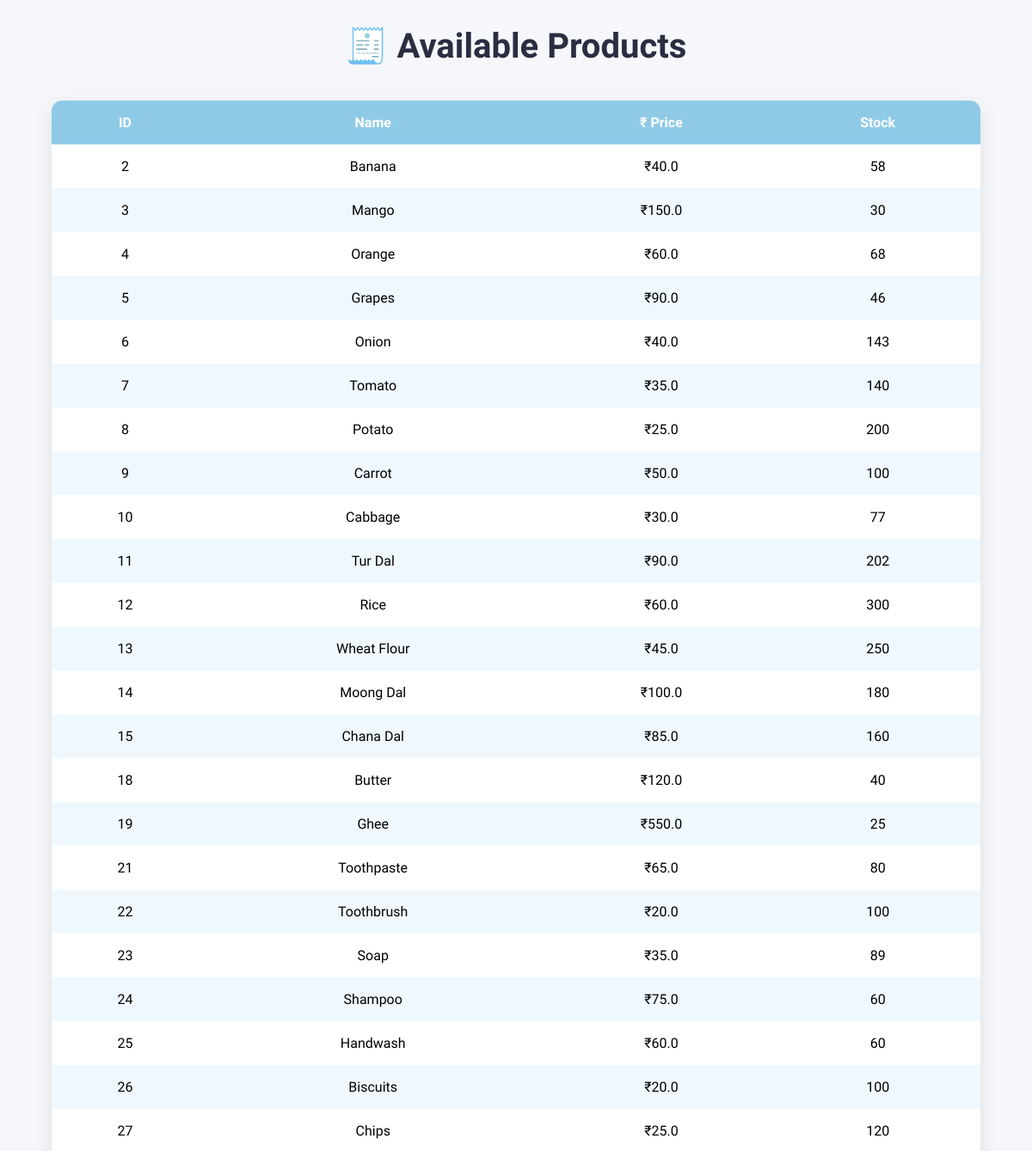
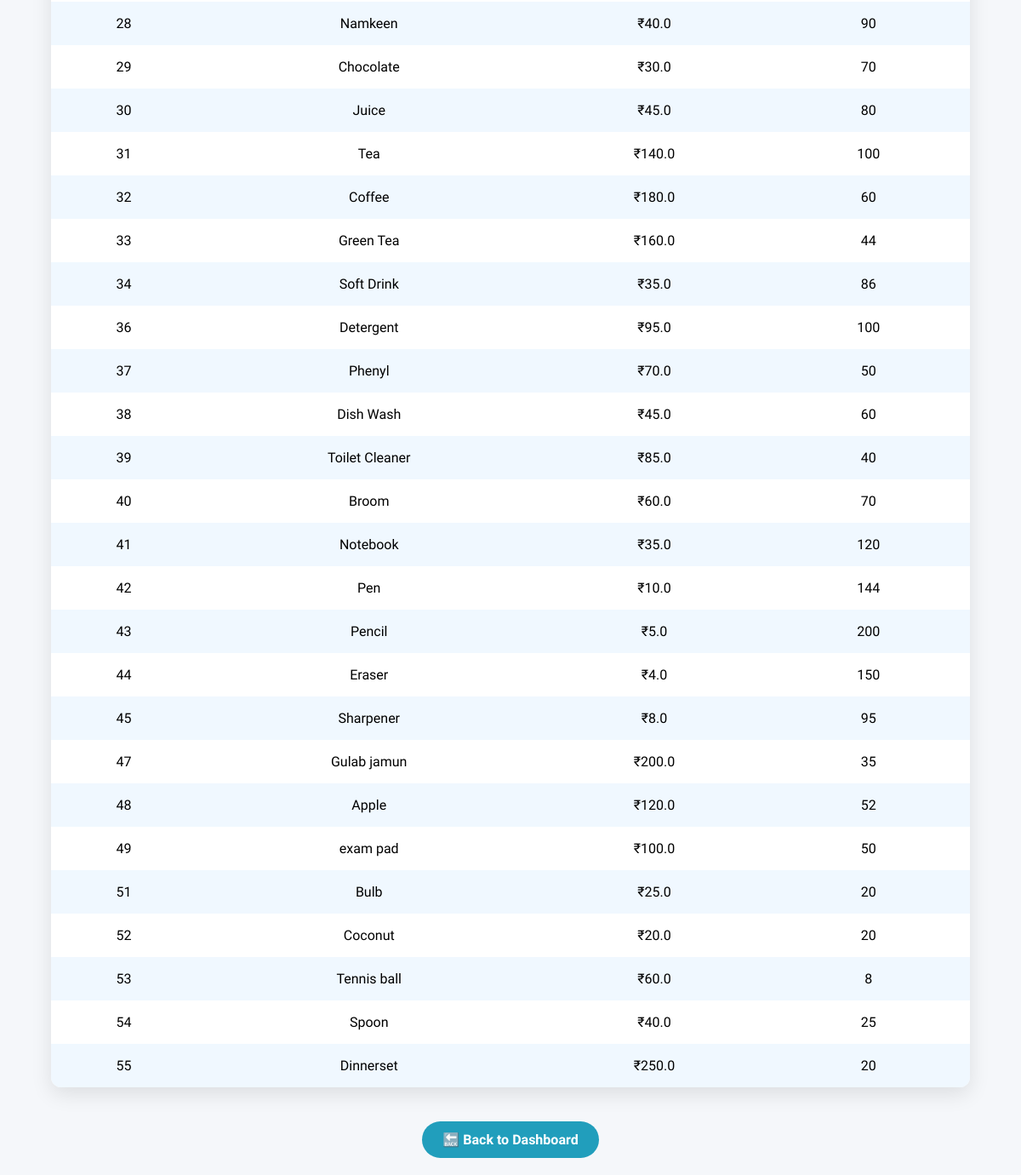
Page /cashier/view_products on the earlier database version (2 pictures, top to bottom).
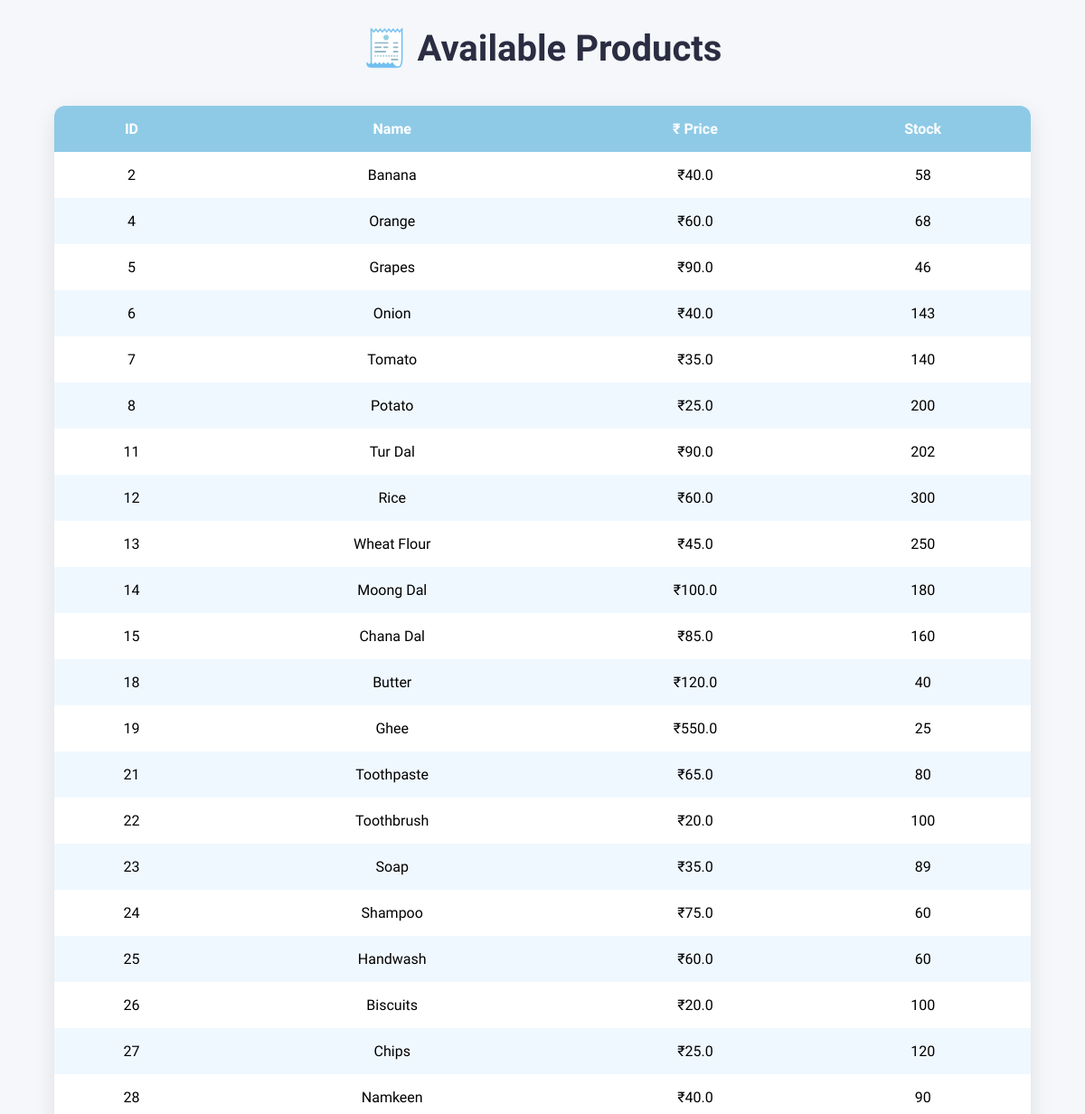
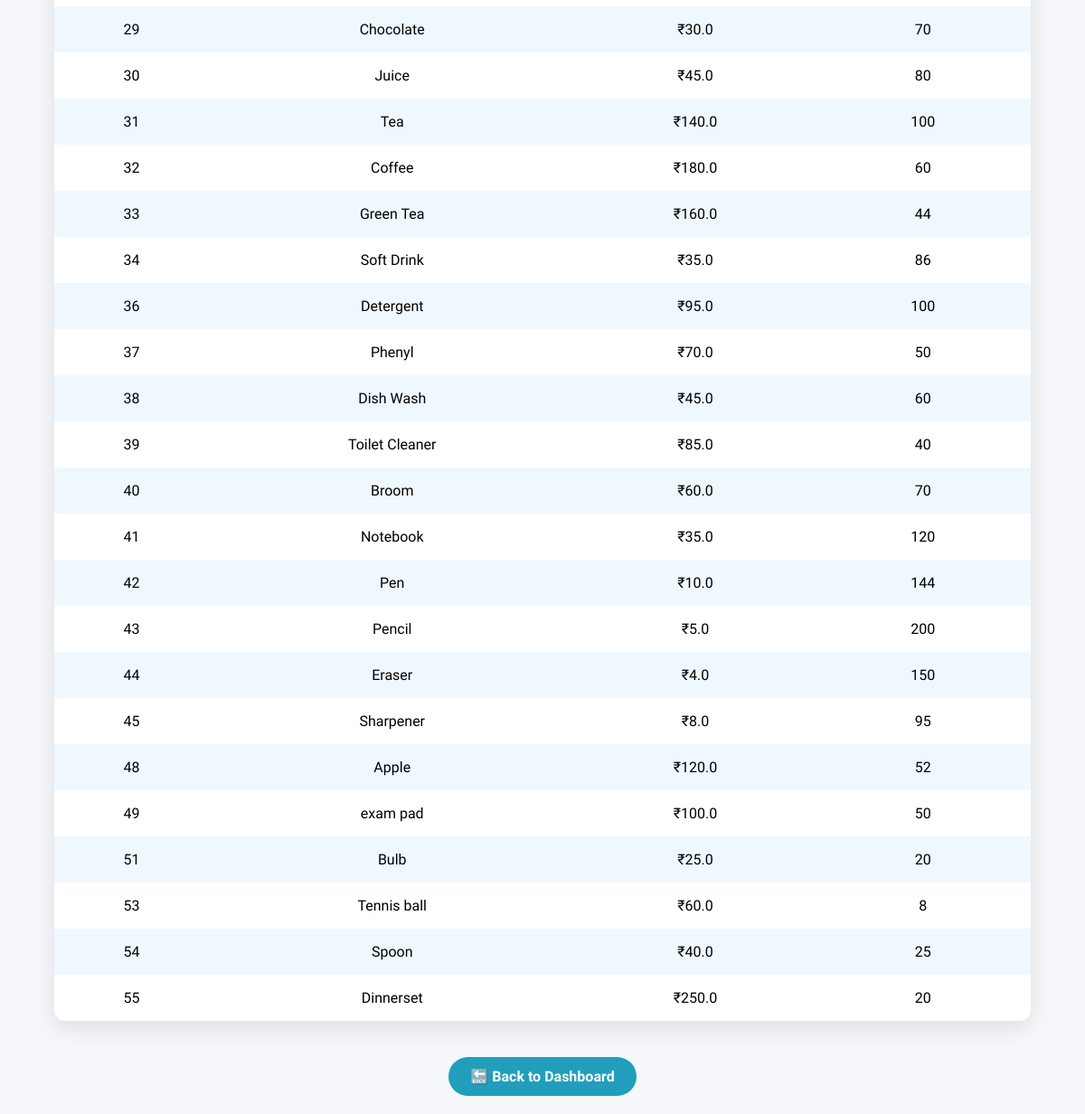
Same page on the later database version (2 pictures, top to bottom).
### tables this page shows
CREATE TABLE products(
            id INTEGER PRIMARY KEY AUTOINCREMENT,
            name TEXT NOT NULL,
            description TEXT,
            price REAL NOT NULL,
            stock INTEGER NOT NULL,
            expiry_date TEXT,
            unit TEXT NOT NULL,
            image_url TEXT,
            category TEXT
        );

### app.py (the view)
@app.route('/cashier/view_products')
def cashier_view_products():
    conn = sqlite3.connect("grocery.db")
    cursor = conn.cursor()
    cursor.execute("SELECT id, name, price, stock,image_url FROM products")
    products = cursor.fetchall()
    conn.close()
    return render_template('cashier_view_products.html', products=products)

### templates/cashier_view_products.html (shortened to what this page needs)
<!DOCTYPE html>
<html lang="en">
<head>
</head>
<body>
    <h2>🧾 Available Products</h2>
    <div class="table-container">
        <table>
            <thead>
                <tr>
                    <th>ID</th>
                    <th>Name</th>
                    <th>₹ Price</th>
                    <th>Stock</th>
                </tr>
            </thead>
            <tbody>
                {% for product in products %}
                <tr class="product-row">
                    <td>
                        {{ product[0] }}
                    </td>
                    <td>{{ product[1] }}</td>
                    <td>₹{{ product[2] }}</td>
                    <td>{{ product[3] }}</td>
                </tr>
                {% endfor %}
            </tbody>
        </table>
    </div>
    <a href="/cashier">🔙 Back to Dashboard</a>
</body>
</html>

### templates/cashier_view_products.html (style rules this page uses)
body { background: #f5f7fa; font-family: 'Josefin Sans', sans-serif; margin: 0; padding: 0; }
h2 { text-align: center; color: #2b2d42; margin-top: 30px; font-size: 2.5rem; }
.table-container { width: 90%; margin: 40px auto; position: relative; }
table { width: 100%; border-collapse: collapse; background-color: #ffffff; box-shadow: 0 8px 24px rgba(0, 0, 0, 0.1); border-radius: 12px; overflow: hidden; }
thead { background-color: #8ecae6; color: #ffffff; }
th, td { padding: 16px 20px; text-align: center; font-size: 1rem; position: relative; }
tr:nth-child(even) { background-color: #f0f8ff; }
.product-row { position: relative; }
a { display: block; width: max-content; margin: 20px auto; text-decoration: none; background: #219ebc; color: white; padding: 12px 24px; border-radius: 25px; font-weight: bold; transition: background 0.3s ease; }

Differences in the rows shown:
removed products: id "3", name "Mango", price "150.0", stock "30"
removed products: id "9", name "Carrot", price "50.0", stock "100"
removed products: id "10", name "Cabbage", price "30.0", stock "77"
removed products: id "47", name "Gulab jamun", price "200.0", stock "35"
removed products: id "52", name "Coconut", price "20.0", stock "20"
